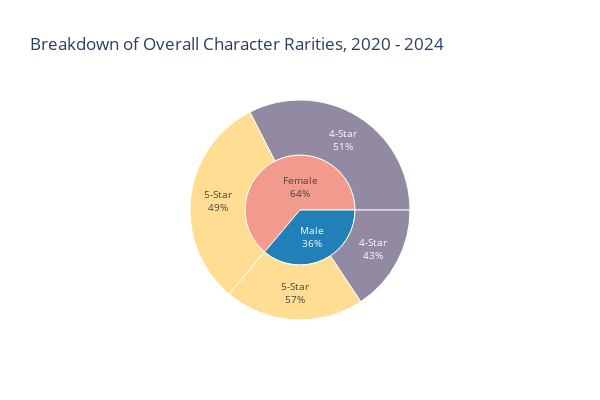

The cell this chart's notebook holds for it:
### Markdown cell above
This sunburst chart shows the breakdown of character rarities within each gender group. I selected this chart because it efficiently highlights the imbalance of gender AND character rarity (specifically for male characters) in one visual.

### Code cell
df_grouped = df.groupby(['star_rarity', 'gender']).count().reset_index()
df_grouped = df_grouped[['star_rarity', 'gender', 'character_name']].rename(columns={'character_name':'count'})
df_grouped['percentage'] = round(df_grouped['count']/df_grouped.groupby(['star_rarity'])['count'].transform('sum')*100,1)

fig = px.sunburst(
    df_grouped, 
    path=['gender', 'star_rarity'], 
    values='count', 
    color='star_rarity',
    width=600, 
    height=400, 
    title = 'Breakdown of Overall Character Rarities, 2020 - 2024',
    )
fig.update_traces(
    textinfo="label+percent parent",
    insidetextorientation='horizontal',
    textfont_size=10
)
color_mapping = {'Male': '#2280B8','Female': '#F29A8B', '4-Star':'#655A7C','5-Star':'#ffd166'}
fig.update_traces(marker_colors=[color_mapping[cat] for cat in fig.data[-1].labels])

fig.show()

### Figure 1 — Plotly figure (JSON) as saved in the notebook; plotly's stock layout.template omitted (floating-point values rounded to 4 significant figures)
{"data": [{"branchvalues": "total", "customdata": [["4-Star"], ["4-Star"], ["5-Star"], ["5-Star"], ["(?)"], ["(?)"]], "domain": {"x": [0, 1], "y": [0, 1]}, "hovertemplate": "labels=%{label}<br>count=%{value}<br>parent=%{parent}<br>id=%{id}<br>star_rarity=%{customdata[0]}<extra></extra>", "ids": ["Female/4-Star", "Male/4-Star", "Female/5-Star", "Male/5-Star", "Female", "Male"], "insidetextorientation": "horizontal", "labels": ["4-Star", "4-Star", "5-Star", "5-Star", "Female", "Male"], "marker": {"colors": ["#655A7C", "#655A7C", "#ffd166", "#ffd166", "#F29A8B", "#2280B8"]}, "name": "", "parents": ["Female", "Male", "Female", "Male", "", ""], "textfont": {"size": 10}, "textinfo": "label+percent parent", "type": "sunburst", "values": [27, 13, 26, 17, 53, 30]}], "layout": {"height": 400, "legend": {"tracegroupgap": 0}, "title": {"text": "Breakdown of Overall Character Rarities, 2020 - 2024"}, "width": 600}}
